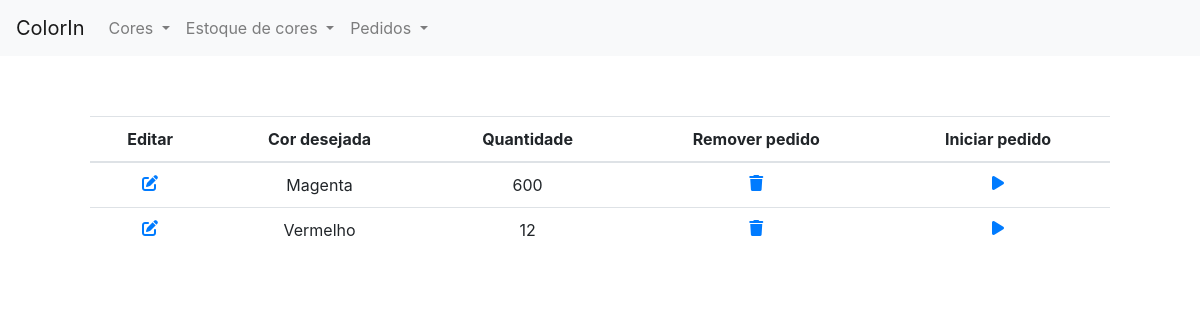
The page /list_orders on the database as committed earlier.
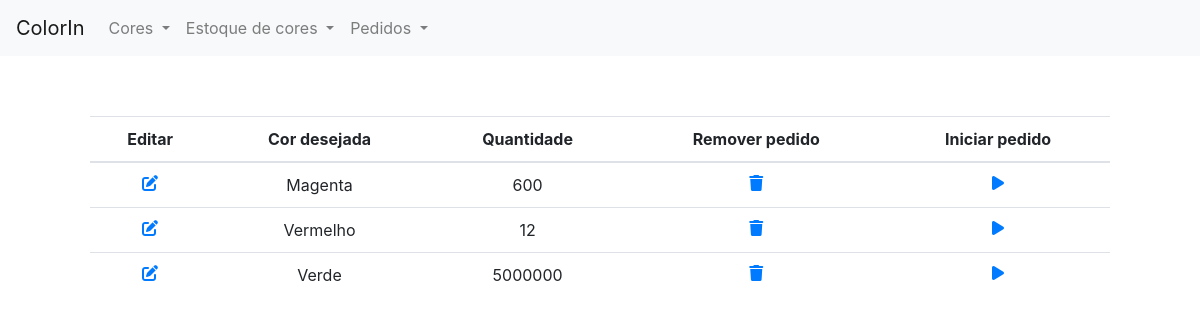
The same page on the database as committed later.
### color_in/models/order.py (models this page shows)
class Order(models.Model):
    ordered_color = models.ForeignKey(
        Color, on_delete=models.DO_NOTHING, verbose_name="Cor desejada", blank=False, default=None)
    quantity = models.IntegerField(verbose_name="Quantidade", blank=False)

### color_in/models/color.py (models this page shows)
class Color(models.Model):
    color_name = models.CharField(
        max_length=100, verbose_name="Nome da cor", blank=False)
    cmyk = models.CharField(max_length=20, blank=False,
                            validators=[validate_comma_separated_integer_list])
    def __str__(self):
        return self.color_name

### color_in/views/order_view.py (the view)
# urls.py: path('list_orders', OrderListView.as_view(), name='list-orders'),
class OrderListView(ListView):
    model = Order

### color_in/templates/color_in/order_list.html (shortened to what this page needs)
{% extends 'header.html' %}
    {% block content %}
    <table class="table">
        <thead>
            <tr class="text-center">
                <th>Editar</th>
                <th>Cor desejada</th>
                <th>Quantidade</th>
                <th >Remover pedido</th>
                <th>Iniciar pedido</th>
            </tr>
        </thead>
        <tbody>
            {% for element in object_list %}
            <tr class="text-center">
                <td><a href= "{% url 'edit-order' element.id %}"><i class="fas fa-edit"></i></a></td>
                <td>{{ element.ordered_color }}</td>
                <td>{{ element.quantity }}</td>
                <td><a href= "{% url 'delete-order' element.id %}" onclick="return confirm_delete()"><i class="fas fa-trash"></i></a></td>
                <td><a href="{% url 'execute-order' element.id %}" onclick="return confirm_execution()"><i class="fas fa-play"></i></a></td>
                {% endfor %}
            </tr>
        </tbody>
        {% endblock %}

Rows that differ between the two databases and show on the page:
added Order: ordered_color "Verde", quantity "5000000"
